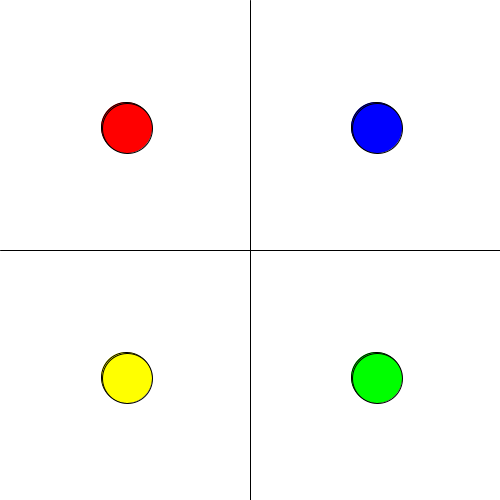
Frame 1 (no input)
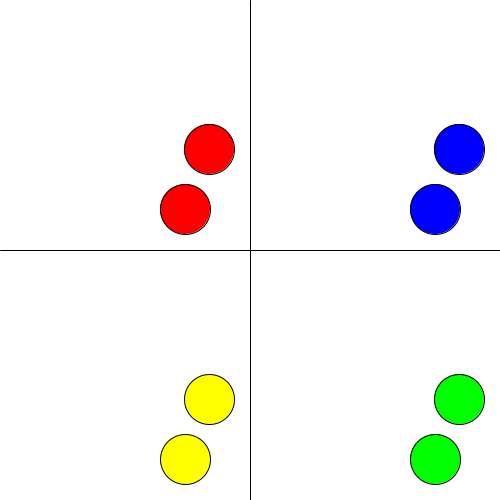
Frame 60 (the mouse pressed at the canvas centre just before this capture)
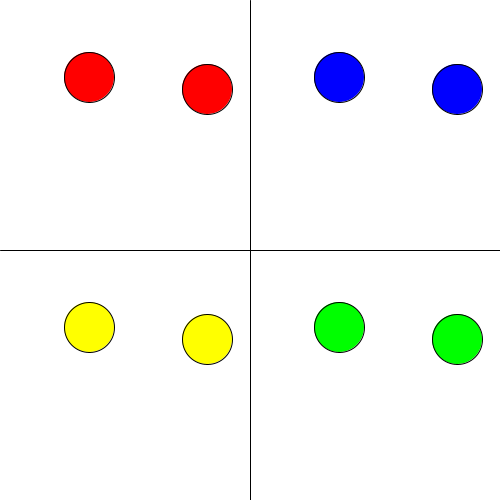
Frame 120 (the mouse held since frame 60 and released just before this capture)

The Processing sketch that drew these frames (run headless with seeded random() and noise(); from frame 60 on, the mouse is pressed at the canvas centre):

// Processing sketch: drill35
// ── drill35.pde
float[][] x = {{125,125},{375,375},{125,125},{375,375}};
float[][] y = {{125,125},{125,125},{375,375},{375,375}};
float[][] dx = {{1,2},{1,2},{1,2},{1,2}};
float[][] dy = {{2,3},{2,3},{2,3},{2,3}};
void setup() {
    size(500,500);
}

void draw() {
  background(255);
  line(250,0,250,500);
  line(0,250,500,250);
  for (int i=0; i<4; i++) {
    for (int j=0; j<2; j++) {
      if (i == 0) {
          fill(255,0,0);
          if (x[i][j]-25 < 0 || x[i][j]+25 > width/2) {
              dx[i][j] *= -1;
          }
          if (y[i][j]-25 < 0 || y[i][j]+25 > height/2) {
              dy[i][j] *= -1;
          }
      } else if (i == 1) {
          fill(0,0,255);
          if (x[i][j]-25 < width/2 || x[i][j]+25 > width) {
              dx[i][j] *= -1;
          }
          if (y[i][j]-25 < 0 || y[i][j]+25 > height/2) {
              dy[i][j] *= -1;
          }
      } else if (i == 2) {
          fill(255,255,0);
          if (x[i][j]-25 < 0 || x[i][j]+25 > width/2) {
              dx[i][j] *= -1;
          }
          if (y[i][j]-25 < height/2 || y[i][j]+25 > height) {
              dy[i][j] *= -1;
          }
      } else {
          fill(0,255,0);
          if (x[i][j]-25 < width/2 || x[i][j]+25 > width) {
              dx[i][j] *= -1;
          }
          if (y[i][j]-25 < height/2 || y[i][j]+25 > height) {
              dy[i][j] *= -1;
          }
      }

      x[i][j] += dx[i][j];
      y[i][j] += dy[i][j];
      ellipse(x[i][j],y[i][j],50,50);
    }
  }
}
